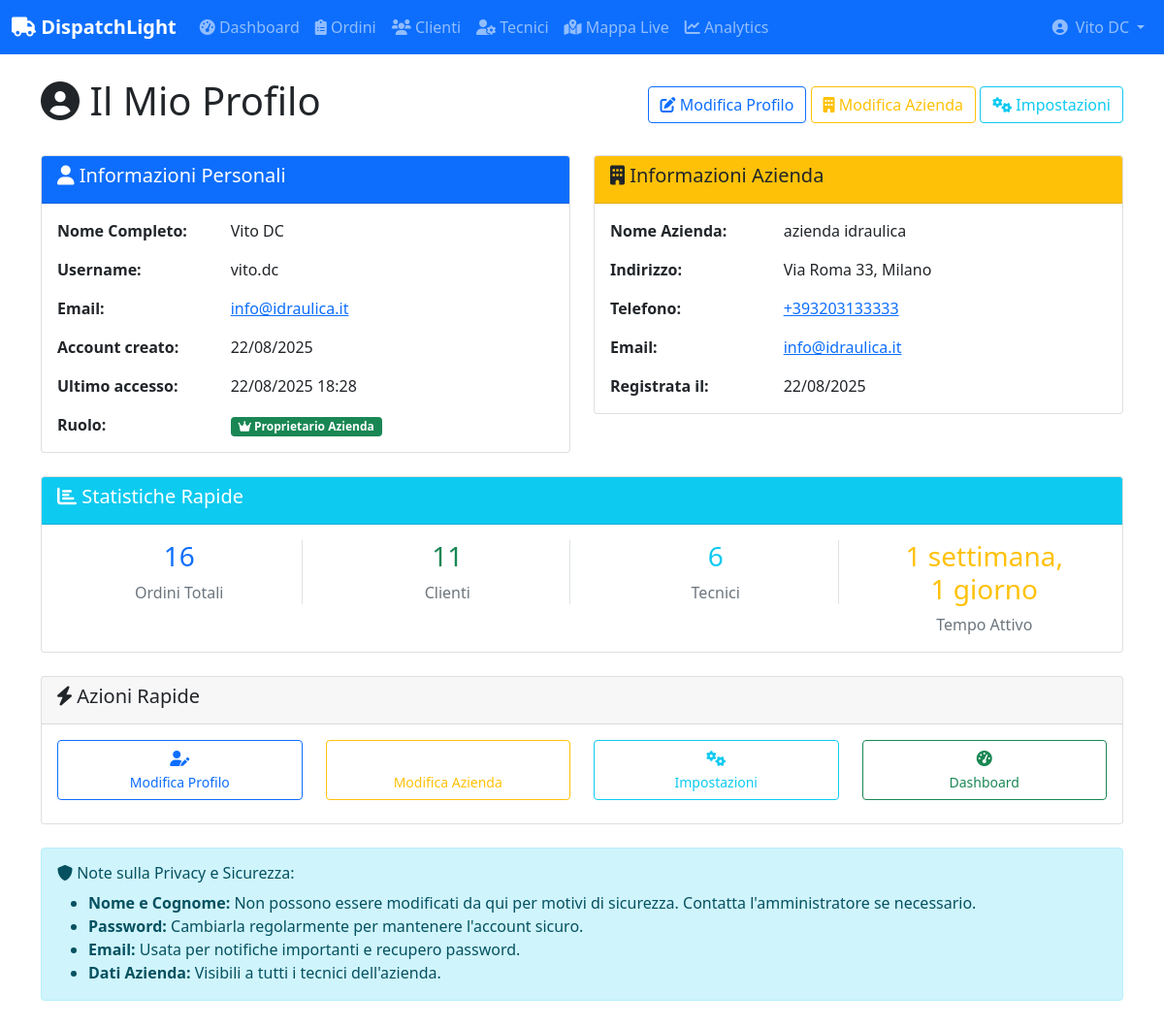
Screenshot of /profile/ (signed in) with the database file from the repository.
### core/models.py (models this page shows, shortened)
class Company(models.Model):
    name = models.CharField(max_length=200)
    address = models.TextField()
    phone = PhoneNumberField()
    email = models.EmailField()
    owner = models.ForeignKey(User, on_delete=models.CASCADE, related_name='owned_companies')
    created_at = models.DateTimeField(auto_now_add=True)
    class Meta:
        verbose_name_plural = "Companies"

### core/views.py (the view)
# urls.py: path('profile/', views.UserProfileView.as_view(), name='user_profile'),
class UserProfileView(LoginRequiredMixin, TemplateView):
    template_name = 'core/user_profile.html'
    def get_context_data(self, **kwargs):
        context = super().get_context_data(**kwargs)
        context['user'] = self.request.user
        try:
            company = self.request.user.owned_companies.first()
            if not company:
                technician = Technician.objects.get(user=self.request.user)
                company = technician.company
                context['is_owner'] = False
            else:
                context['is_owner'] = True
            context['company'] = company
            if company:
                context.update({
                    'total_orders': WorkOrder.objects.filter(company=company).count(),
                    'total_customers': Customer.objects.filter(company=company).count(),
                    'total_technicians': Technician.objects.filter(company=company).count(),
                    'account_created': self.request.user.date_joined,
                })
        except:
            context['company'] = None
            context['is_owner'] = False
        return context

### templates/core/user_profile.html (shortened to what this page needs)
{% extends 'base.html' %}
{% block content %}
<div class="container my-4">
    <div class="row">
        <div class="col-12">
            <div class="d-flex justify-content-between align-items-center mb-4">
                <h1><i class="fas fa-user-circle"></i> Il Mio Profilo</h1>
                <div>
                    <a href="{% url 'core:user_profile_edit' %}" class="btn btn-outline-primary">
                        <i class="fas fa-edit"></i> Modifica Profilo
                    </a>
                    {% if is_owner %}
                        <a href="{% url 'core:company_edit' %}" class="btn btn-outline-warning">
                            <i class="fas fa-building"></i> Modifica Azienda
                        </a>
                        <a href="{% url 'core:company_settings' %}" class="btn btn-outline-info">
                            <i class="fas fa-cogs"></i> Impostazioni
                        </a>
                    {% endif %}
                </div>
            </div>
        </div>
    </div>
    <div class="row">
        <div class="col-lg-6">
            <div class="card mb-4">
                <div class="card-header bg-primary text-white">
                    <h5><i class="fas fa-user"></i> Informazioni Personali</h5>
                </div>
                <div class="card-body">
                    <div class="row mb-3">
                        <div class="col-sm-4"><strong>Nome Completo:</strong></div>
                        <div class="col-sm-8">{{ user.get_full_name|default:"Non specificato" }}</div>
                    </div>
                    <div class="row mb-3">
                        <div class="col-sm-4"><strong>Username:</strong></div>
                        <div class="col-sm-8">{{ user.username }}</div>
                    </div>
                    <div class="row mb-3">
                        <div class="col-sm-4"><strong>Email:</strong></div>
                        <div class="col-sm-8">
                            <a href="mailto:{{ user.email }}">{{ user.email }}</a>
                        </div>
                    </div>
                    <div class="row mb-3">
                        <div class="col-sm-4"><strong>Account creato:</strong></div>
                        <div class="col-sm-8">{{ account_created|date:"d/m/Y" }}</div>
                    </div>
                    <div class="row mb-3">
                        <div class="col-sm-4"><strong>Ultimo accesso:</strong></div>
                        <div class="col-sm-8">
                            {% if user.last_login %}
                                {{ user.last_login|date:"d/m/Y H:i" }}
                            {% else %}
                                Mai
                            {% endif %}
                        </div>
                    </div>
                    <div class="row">
                        <div class="col-sm-4"><strong>Ruolo:</strong></div>
                        <div class="col-sm-8">
                            {% if is_owner %}
                                <span class="badge bg-success">
                                    <i class="fas fa-crown"></i> Proprietario Azienda
                                </span>
                            {% else %}
                                <span class="badge bg-info">
                                    <i class="fas fa-user-cog"></i> Tecnico/Operatore
                                </span>
                            {% endif %}
                        </div>
                    </div>
                </div>
            </div>
        </div>
        {% if company %}
        <div class="col-lg-6">
            <div class="card mb-4">
                <div class="card-header bg-warning text-dark">
                    <h5><i class="fas fa-building"></i> Informazioni Azienda</h5>
                </div>
                <div class="card-body">
                    <div class="row mb-3">
                        <div class="col-sm-4"><strong>Nome Azienda:</strong></div>
                        <div class="col-sm-8">{{ company.name }}</div>
                    </div>
                    <div class="row mb-3">
                        <div class="col-sm-4"><strong>Indirizzo:</strong></div>
                        <div class="col-sm-8">{{ company.address|linebreaksbr }}</div>
                    </div>
                    <div class="row mb-3">
                        <div class="col-sm-4"><strong>Telefono:</strong></div>
                        <div class="col-sm-8">
                            <a href="tel:{{ company.phone }}">{{ company.phone }}</a>
                        </div>
                    </div>
                    <div class="row mb-3">
                        <div class="col-sm-4"><strong>Email:</strong></div>
                        <div class="col-sm-8">
                            <a href="mailto:{{ company.email }}">{{ company.email }}</a>
                        </div>
                    </div>
                    <div class="row">
                        <div class="col-sm-4"><strong>Registrata il:</strong></div>
                        <div class="col-sm-8">{{ company.created_at|date:"d/m/Y" }}</div>
                    </div>
                </div>
            </div>
        </div>
        {% endif %}
    </div>
    {% if company and is_owner %}
    <div class="row">
        <div class="col-12">
            <div class="card">
                <div class="card-header bg-info text-white">
                    <h5><i class="fas fa-chart-bar"></i> Statistiche Rapide</h5>
                </div>
                <div class="card-body">
                    <div class="row text-center">
                        <div class="col-md-3">
                            <div class="border-end">
                                <h3 class="text-primary">{{ total_orders }}</h3>
                                <p class="text-muted mb-0">Ordini Totali</p>
                            </div>
                        </div>
                        <div class="col-md-3">
                            <div class="border-end">
                                <h3 class="text-success">{{ total_customers }}</h3>
                                <p class="text-muted mb-0">Clienti</p>
                            </div>
                        </div>
                        <div class="col-md-3">
                            <div class="border-end">
                                <h3 class="text-info">{{ total_technicians }}</h3>
                                <p class="text-muted mb-0">Tecnici</p>
                            </div>
                        </div>
                        <div class="col-md-3">
                            <h3 class="text-warning">
                                {% if account_created %}
                                    {{ account_created|timesince }}
                                {% else %}
                                    N/A
                                {% endif %}
                            </h3>
                            <p class="text-muted mb-0">Tempo Attivo</p>
                        </div>
                    </div>
                </div>
            </div>
        </div>
    </div>
    {% endif %}
    <div class="row mt-4">
        <div class="col-12">
            <div class="card">
                <div class="card-header">
                    <h5><i class="fas fa-bolt"></i> Azioni Rapide</h5>
                </div>
                <div class="card-body">
                    <div class="row">
                        <div class="col-md-3 mb-2">
                            <a href="{% url 'core:user_profile_edit' %}" class="btn btn-outline-primary w-100">
                                <i class="fas fa-user-edit"></i><br>
                                <small>Modifica Profilo</small>
                            </a>
                        </div>
                        {% if is_owner %}
                            <div class="col-md-3 mb-2">
                                <a href="{% url 'core:company_edit' %}" class="btn btn-outline-warning w-100">
                                    <br>
                                    <small>Modifica Azienda</small>
                                </a>
                            </div>
                            <div class="col-md-3 mb-2">
                                <a href="{% url 'core:company_settings' %}" class="btn btn-outline-info w-100">
                                    <i class="fas fa-cogs"></i><br>
                                    <small>Impostazioni</small>
                                </a>
                            </div>
                            <div class="col-md-3 mb-2">
                                <a href="{% url 'core:dashboard' %}" class="btn btn-outline-success w-100">
                                    <i class="fas fa-tachometer-alt"></i><br>
                                    <small>Dashboard</small>
                                </a>
                            </div>
                        {% endif %}
                    </div>
                </div>
            </div>
        </div>
    </div>
    <div class="row mt-4">
        <div class="col-12">
            <div class="alert alert-info">
                <h6><i class="fas fa-shield-alt"></i> Note sulla Privacy e Sicurezza:</h6>
                <ul class="mb-0">
                    <li><strong>Nome e Cognome:</strong> Non possono essere modificati da qui per motivi di sicurezza. Contatta l'amministratore se necessario.</li>
                    <li><strong>Password:</strong> Cambiarla regolarmente per mantenere l'account sicuro.</li>
                    <li><strong>Email:</strong> Usata per notifiche importanti e recupero password.</li>
                    {% if is_owner %}
                        <li><strong>Dati Azienda:</strong> Visibili a tutti i tecnici dell'azienda.</li>
                    {% endif %}
                </ul>
            </div>
        </div>
    </div>
</div>
{% endblock %}

### templates/base.html (shortened to what this page needs)
<!DOCTYPE html>
<html lang="it">
<head>
    <link href="https://cdn.jsdelivr.net/npm/bootstrap@5.1.3/dist/css/bootstrap.min.css" rel="stylesheet">
    <link href="https://cdnjs.cloudflare.com/ajax/libs/font-awesome/6.0.0/css/all.min.css" rel="stylesheet">
    {% load static %}
    <link href="{% static 'css/map.css' %}" rel="stylesheet">
</head>
<body>
    {% if user.is_authenticated %}
    <nav class="navbar navbar-expand-lg navbar-dark bg-primary">
        <div class="container-fluid">
            <a class="navbar-brand" href="{% url 'core:dashboard' %}">
                <i class="fas fa-truck"></i> DispatchLight
            </a>
            <div class="collapse navbar-collapse" id="navbarNav">
                <div class="navbar-nav me-auto">
                    <a class="nav-link" href="{% url 'core:dashboard' %}">
                        <i class="fas fa-tachometer-alt"></i> Dashboard
                    </a>
                    <a class="nav-link" href="{% url 'core:order_list' %}">
                        <i class="fas fa-clipboard-list"></i> Ordini
                    </a>
                    <a class="nav-link" href="{% url 'core:customer_list' %}">
                        <i class="fas fa-users"></i> Clienti
                    </a>
                    <a class="nav-link" href="{% url 'core:technician_list' %}">
                        <i class="fas fa-user-cog"></i> Tecnici
                    </a>
                    <a class="nav-link" href="{% url 'core:live_map' %}">
                        <i class="fas fa-map-marked-alt"></i> Mappa Live
                    </a>
                    <a class="nav-link" href="{% url 'core:analytics' %}">
                        <i class="fas fa-chart-line"></i> Analytics
                    </a>
                </div>
                <div class="navbar-nav">
                    <div class="nav-item dropdown">
                        <a class="nav-link dropdown-toggle d-flex align-items-center" href="#" role="button" data-bs-toggle="dropdown" aria-expanded="false">
                            <i class="fas fa-user-circle me-2"></i>
                            {{ user.get_full_name|default:user.username }}
                        </a>
                    </div>
                </div>
            </div>
        </div>
    </nav>
    {% endif %}
    <main class="{% if user.is_authenticated %}container-fluid mt-4{% endif %}">
        {% block content %}
        {% endblock %}
    </main>
</body>
</html>

### templates/base.html (style rules this page uses)
.navbar-brand { font-weight: bold; }
.navbar-nav .dropdown-toggle::after { margin-left: 0.5rem; }

### rows the page displays
Company: name "azienda idraulica", address "Via Roma 33, Milano", phone "+393203133333", email "info@idraulica.it", created_at "22/08/2025"

### other values shown
{{ user.get_full_name|default:user.username }} "Vito DC"
{{ user.get_full_name|default:"Non specificato" }} "Vito DC"
{{ user.username }} "vito.dc"
{{ user.email }} "info@idraulica.it"
{{ account_created|date:"d/m/Y" }} "22/08/2025"
{{ user.last_login|date:"d/m/Y H:i" }} "22/08/2025 18:28"
{{ total_orders }} "16"
{{ total_customers }} "11"
{{ total_technicians }} "6"
{{ account_created|timesince }} "1 settimana, 1 giorno"
